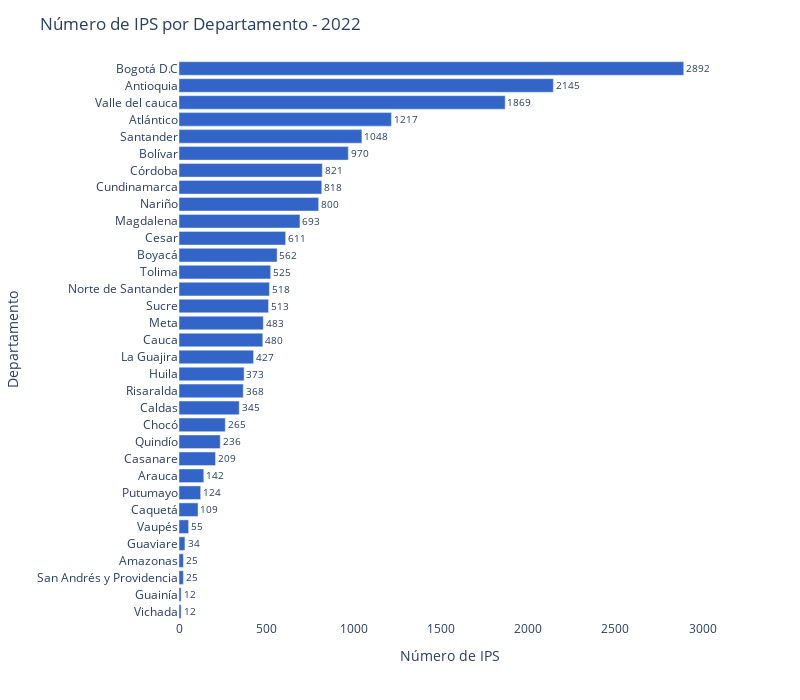

Notebook source saved alongside this figure:
### Code cell
fig = px.bar(data_frame=df_num_reps, x='Y2022', y='Departamento', orientation='h')

fig.update_xaxes(title_text='Número de IPS')
fig.update_xaxes(range=[0,3100])
fig.update_yaxes(title_text='Departamento')
fig.update_layout(title='Número de IPS por Departamento - 2022')

color_sequence = ['#3364C7' for i in departamentos]
fig.update_traces(marker=dict(color=color_sequence))

fig.update_traces(text=df_num_reps['Y2022'], textposition='outside')

fig.update_layout(plot_bgcolor='rgba(0,0,0,0)')
                #   , paper_bgcolor='rgba(0,0,0,1)')

fig.update_layout(width=800, height=700)

### Figure 1 — Plotly figure (JSON) as saved in the notebook; plotly's stock layout.template omitted (floating-point values rounded to 4 significant figures)
{"data": [{"alignmentgroup": "True", "hovertemplate": "Y2022=%{x}<br>Departamento=%{y}<extra></extra>", "legendgroup": "", "marker": {"color": ["#3364C7", "#3364C7", "#3364C7", "#3364C7", "#3364C7", "#3364C7", "#3364C7", "#3364C7", "#3364C7", "#3364C7", "#3364C7", "#3364C7", "#3364C7", "#3364C7", "#3364C7", "#3364C7", "#3364C7", "#3364C7", "#3364C7", "#3364C7", "#3364C7", "#3364C7", "#3364C7", "#3364C7", "#3364C7", "#3364C7", "#3364C7", "#3364C7", "#3364C7", "#3364C7", "#3364C7", "#3364C7", "#3364C7"], "pattern": {"shape": ""}}, "name": "", "offsetgroup": "", "orientation": "h", "showlegend": false, "text": [12, 12, 25, 25, 34, 55, 109, 124, 142, 209, 236, 265, 345, 368, 373, 427, 480, 483, 513, 518, 525, 562, 611, 693, 800, 818, 821, 970, 1048, 1217, 1869, 2145, 2892], "textposition": "outside", "type": "bar", "x": [12, 12, 25, 25, 34, 55, 109, 124, 142, 209, 236, 265, 345, 368, 373, 427, 480, 483, 513, 518, 525, 562, 611, 693, 800, 818, 821, 970, 1048, 1217, 1869, 2145, 2892], "xaxis": "x", "y": ["Vichada", "Guainía", "San Andrés y Providencia", "Amazonas", "Guaviare", "Vaupés", "Caquetá", "Putumayo", "Arauca", "Casanare", "Quindío", "Chocó", "Caldas", "Risaralda", "Huila", "La Guajira", "Cauca", "Meta", "Sucre", "Norte de Santander", "Tolima", "Boyacá", "Cesar", "Magdalena", "Nariño", "Cundinamarca", "Córdoba", "Bolívar", "Santander", "Atlántico", "Valle del cauca", "Antioquia", "Bogotá D.C"], "yaxis": "y"}], "layout": {"barmode": "relative", "height": 700, "legend": {"tracegroupgap": 0}, "margin": {"t": 60}, "plot_bgcolor": "rgba(0,0,0,0)", "title": {"text": "Número de IPS por Departamento - 2022"}, "width": 800, "xaxis": {"anchor": "y", "domain": [0, 1], "range": [0, 3100], "title": {"text": "Número de IPS"}}, "yaxis": {"anchor": "x", "domain": [0, 1], "title": {"text": "Departamento"}}}}
